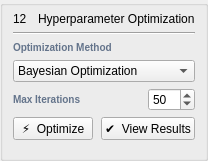
          <widget class="QGroupBox" name="grpHyperOpt">
           <property name="title"><string></string></property>
           <layout class="QVBoxLayout" name="s12VL">
            <property name="spacing"><number>6</number></property>
            <property name="leftMargin">
      <number>10</number>
     </property>
     <property name="topMargin">
      <number>6</number>
     </property>
     <property name="rightMargin">
      <number>10</number>
     </property>
     <property name="bottomMargin">
      <number>8</number>
     </property>
            <item>
             <layout class="QHBoxLayout" name="s12TitleHL">
              <property name="spacing"><number>6</number></property>
              <item><widget class="QLabel" name="sec12Num"><property name="objectName"><string>secNum</string></property><property name="text"><string>12</string></property></widget></item>
              <item><widget class="QLabel" name="sec12Title"><property name="objectName"><string>secTitle</string></property><property name="text"><string>Hyperparameter Optimization</string></property></widget></item>
             </layout>
            </item>
            <item><widget class="QFrame" name="s12Div"><property name="frameShape"><enum>QFrame::HLine</enum></property><property name="frameShadow"><enum>QFrame::Sunken</enum></property></widget></item>
            <!-- Method -->
            <item>
             <widget class="QLabel" name="lblOptMethodLbl">
              <property name="text"><string>Optimization Method</string></property>
              <property name="styleSheet"><string>font-size:10px;color:#64748B;font-weight:600;</string></property>
             </widget>
            </item>
            <item>
             <widget class="QComboBox" name="cboOptMethod">
              <item><property name="text"><string>Bayesian Optimization</string></property></item>
              <item><property name="text"><string>Grid Search</string></property></item>
              <item><property name="text"><string>Random Search</string></property></item>
              <item><property name="text"><string>Optuna (TPE)</string></property></item>
             </widget>
            </item>
            <!-- Max Iterations -->
            <item>
             <layout class="QHBoxLayout" name="s12MaxHL">
              <property name="spacing"><number>8</number></property>
              <item>
               <widget class="QLabel" name="lblMaxIterLbl">
                <property name="text"><string>Max Iterations</string></property>
                <property name="styleSheet"><string>font-size:10px;color:#64748B;font-weight:600;</string></property>
               </widget>
              </item>
              <item>
               <spacer><property name="orientation"><enum>Qt::Horizontal</enum></property><property name="sizeHint" stdset="0"><size><width>10</width><height>10</height></size></property></spacer>
              </item>
              <item>
               <widget class="QSpinBox" name="spinMaxIter">
                <property name="minimum"><number>10</number></property>
                <property name="maximum"><number>500</number></property>
                <property name="value"><number>50</number></property>
                <property name="maximumWidth"><number>80</number></property>
               </widget>
              </item>
             </layout>
            </item>
            <!-- Action buttons -->
            <item>
             <layout class="QHBoxLayout" name="s12BtnHL">
              <property name="spacing"><number>8</number></property>
              <item>
               <widget class="QPushButton" name="btnOptimize">
                <property name="objectName"><string>btnOptimize</string></property>
                <property name="text"><string>⚡  Optimize</string></property>
               </widget>
              </item>
              <item>
               <widget class="QPushButton" name="btnViewResults">
                <property name="objectName"><string>btnViewResults</string></property>
                <property name="text"><string>✔  View Results</string></property>
               </widget>
              </item>
             </layout>
            </item>
            <item>
             <spacer>
              <property name="orientation"><enum>Qt::Vertical</enum></property>
              <property name="sizeHint" stdset="0"><size><width>20</width><height>10</height></size></property>
             </spacer>
            </item>
           </layout>
          </widget>
